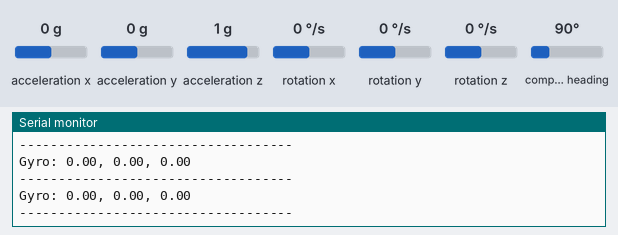
This sketch was run on a simulated Arduino Uno, built with avr-gcc and run on an emulated ATmega328P. Parts: the last lines printed to the serial monitor. The test bench sets the inputs (shaded band); at power-on: rotation x 0 °/s, rotation y 0 °/s, rotation z 0 °/s, acceleration x 0 g, acceleration y 0 g, acceleration z 1 g, compass heading 90°.

Above: at 2.2 s.
2.3 s: rotation x set to -192 °/s
At 2.9 s:
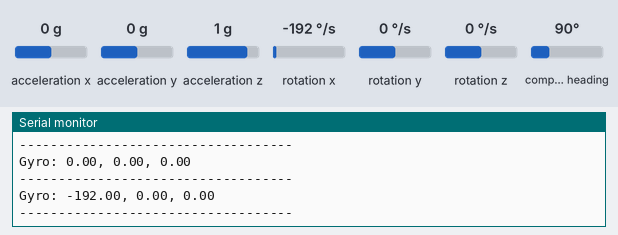
3.8 s: rotation y set to -192 °/s
At 4.5 s:
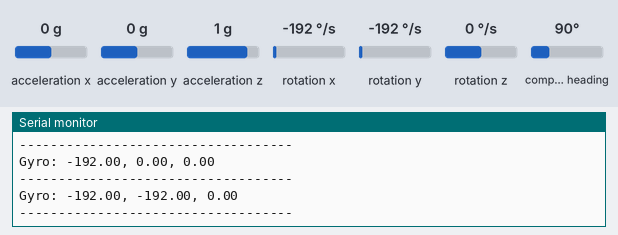
5.3 s: rotation z set to -192 °/s
At 5.9 s:
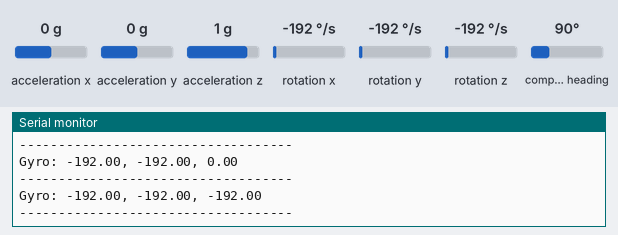

Measured:
- after the input at 2.3 s, the serial monitor: prints a new line after 0.22 s (image 1)
- after the input at 3.8 s, the serial monitor: prints a new line after 0.24 s (image 2)
- after the input at 5.3 s, the serial monitor: prints a new line after 0.25 s (image 3)

The sketch:

input_controller.ino
```cpp
#include "soar_imu.h"
SOAR_IMU imu_device;

void setup() {
  // put your setup code here, to run once:
  Serial.begin(115200);
  imu_device.BNO_SETUP();
}

void loop() {
  // put your main code here, to run repeatedly:
  // float *accel = imu_device.GET_ACCELERATION();
  // float *linear = imu_device.GET_LINEARACCEL();
  // float *gravity = imu_device.GET_GRAVITY();
  float *gyro = imu_device.GET_GYROSCOPE();
  float *quat = imu_device.GET_QUAT();
  float *euler = imu_device.GET_EULER();
  //print the gyro values
  Serial.print("Gyro: ");
  Serial.print(gyro[0]);
  Serial.print(", ");
  Serial.print(gyro[1]);
  Serial.print(", ");
  Serial.println(gyro[2]);
  Serial.println("-----------------------------------");


  // delete[] accel;
  // delete[] linear;
  // delete[] gravity;
  delete[] gyro;
  delete[] quat;
  delete[] euler;
  delay(500);
}
```

soar_imu.cpp
```cpp
#include "SOAR_IMU.h"

SOAR_IMU::SOAR_IMU() {
  this->bno = Adafruit_BNO055(55);
  // Constructor implementation
  // Initialize variables if needed
  prev_accel_x = 0;
  prev_accel_y = 0;
  prev_accel_z = 0;
  loop_iterations = 0;

}
// Implement other methods here

void SOAR_IMU::BNO_SETUP() {

  Serial.println("Orientation Sensor Test"); Serial.println("");

  /* Initialise the sensor */
  bool success = false;
  for(int i=0; i<3; i++){
    if(this->bno.begin()){
      success = true;
      break;
    }
    delay(100);
  }
  if(!success)
  {
    /* There was a problem detecting the BNO055 ... check your connections */
    Serial.print("Ooops, no BNO055 detected ... Check your wiring or I2C ADDR!");
  }
  else{
    delay(1000);
    this->bno.setExtCrystalUse(true);
    Serial.print("Successful\n");
  }
}

float *SOAR_IMU::GET_ACCELERATION(void) {

//read imu linear acceleration vector and return an array of float
//upon failure, call setup class from this function reset the BNO055

float *acceleration = new float[3];

  // if(fail_count <= 50){
  //   imu::Vector<3> a = bno.getVector(Adafruit_BNO055::VECTOR_ACCELEROMETER);

  //   acceleration[0] = a.x();
  //   acceleration[1] = a.y();
  //   acceleration[2] = a.z();

  //   for(int i=0; i<3; i++){
  //     if (acceleration[i] == 0.0){
  //       fail_count ++;
  //     }
  //     else {
  //       fail_count = 0;
  //     }
  //   }
  // }
  // else if(millis()>15000){ //Sensor will output incorrect readings for the first seconds while it sets up
  //   Serial.println("fail_count > 20. Resetting...");
  //   // this->BNO_SETUP();
  //   fail_count = 0;
  // }
  // return acceleration;


  imu::Vector<3> a = bno.getVector(Adafruit_BNO055::VECTOR_ACCELEROMETER);

  acceleration[0] = a.x();
  acceleration[1] = a.y();
  acceleration[2] = a.z();

  return acceleration;


}


float *SOAR_IMU::GET_LINEARACCEL(void) {

//read imu linear acceleration vector and return an array of float
//upon failure, call setup class from this function reset the BNO055

  float *lin_accel = new float[3];

  // if(fail_count <= 20){
  //   imu::Vector<3> a = bno.getVector(Adafruit_BNO055::VECTOR_LINEARACCEL);

  //   lin_accel[0] = a.x();
  //   lin_accel[1] = a.y();
  //   lin_accel[2] = a.z();

  //   for(int i=0; i<3; i++){
  //     if (lin_accel[i] == 0.0){
  //       fail_count ++;
  //     }
  //     else {
  //       fail_count = 0;
  //     }
  //   }
  // }
  // else {
  //   Serial.print("fail_count > 20, resetting...");
  //   this->BNO_SETUP();
  // }
  // return lin_accel;


  imu::Vector<3> a = bno.getVector(Adafruit_BNO055::VECTOR_LINEARACCEL);

  lin_accel[0] = a.x();
  lin_accel[1] = a.y();
  lin_accel[2] = a.z();

  return lin_accel;


}

float *SOAR_IMU::GET_GRAVITY(void) {

//read imu linear acceleration vector and return an array of float
//upon failure, call setup class from this function reset the BNO055

  float *gravity = new float[3];

  // if(fail_count <= 20){
  //   imu::Vector<3> g = bno.getVector(Adafruit_BNO055::VECTOR_GRAVITY);

  //   gravity[0] = g.x();
  //   gravity[1] = g.y();
  //   gravity[2] = g.z();

  //   for(int i=0; i<3; i++){
  //     if (gravity[i] == 0.0){
  //       fail_count ++;
  //     }
  //     else {
  //       fail_count = 0;
  //     }
  //   }
  // }
  // else {
  //   Serial.print("fail_count > 20, resetting...");
  //   this->BNO_SETUP();
  // }
  imu::Vector<3> g = bno.getVector(Adafruit_BNO055::VECTOR_GRAVITY);

  gravity[0] = g.x();
  gravity[1] = g.y();
  gravity[2] = g.z();

  return gravity;

}

float *SOAR_IMU::GET_GYROSCOPE(void) {

  float *gyro = new float[3];

  // if(fail_count <= 20){
  //   imu::Vector<3> g = bno.getVector(Adafruit_BNO055::VECTOR_GYROSCOPE);

  //   gyro[0] = g.x();
  //   gyro[1] = g.y();
  //   gyro[2] = g.z();

  //   for(int i=0; i<3; i++){
  //     if (gyro[i] == 0.0){
  //       fail_count ++;
  //     }
  //     else {
  //       fail_count = 0;
  //     }
  //   }
  // }
  // else {
  //   Serial.print("fail_count > 20, resetting...");
  //   this->BNO_SETUP();
  // }

  imu::Vector<3> g = bno.getVector(Adafruit_BNO055::VECTOR_GYROSCOPE);

  gyro[0] = g.x();
  gyro[1] = g.y();
  gyro[2] = g.z();


  return gyro;

}

float *SOAR_IMU::GET_EULER(void){
  float *euler = new float[3];
  imu::Vector<3> euler_angles = bno.getVector(Adafruit_BNO055::VECTOR_EULER);
  euler[0] = euler_angles.x();
  euler[1] = euler_angles.y();
  euler[2] = euler_angles.z();
  return euler;
}


float *SOAR_IMU::GET_QUAT(void) {

  float *quat = new float[4];
  // if(fail_count <= 20){
  imu::Quaternion q = bno.getQuat();

    quat[0] = q.x();
    quat[1] = q.y();
    quat[2] = q.z();
    quat[3] = q.w();

  //   for(int i=0; i<3; i++){
  //     if (quat[i] == 0.0){
  //       fail_count ++;
  //     }
  //     else {
  //       fail_count = 0;
  //     }
  //   }
  // }
  // else {
  //   Serial.print("fail_count > 20, resetting...");
  //   this->BNO_SETUP();
  // }
  return quat;


}


float *SOAR_IMU::GET_VELOCITY(void) {

  float *accel = GET_LINEARACCEL();
  float *velocity = new float[3];

  if(loop_iterations < 1){
    prev_accel_x = accel[0];
    prev_accel_y = accel[1];
    prev_accel_z = accel[2];
    prev_time = millis();
  }

  if(loop_iterations >= 1){
    //calculations using right hand sum rects and triangles
    uint32_t delta_time = millis() - prev_time;
    float delta_time_sec = delta_time / 1000.0;
    velocity[0] += (delta_time_sec * prev_accel_x) + (0.5 * delta_time_sec * accel[0]);
    velocity[1] += (delta_time_sec * prev_accel_y) + (0.5 * delta_time_sec * accel[1]);
    velocity[2] += (delta_time_sec * prev_accel_z) + (0.5 * delta_time_sec * accel[2]);
  }

  prev_accel_x = accel[0];
  prev_accel_y = accel[1];
  prev_accel_z = accel[2];
  prev_time = millis();

  return velocity;

}
```

soar_imu.h
```cpp
#ifndef SOAR_IMU_h
#define SOAR_IMU_h
#include <Wire.h>
#include <Adafruit_Sensor.h>
#include <Adafruit_BNO055.h>
#include <utility/imumaths.h>


class SOAR_IMU {
  public:
    SOAR_IMU(); // Constructor
    // Declare methods and variables here
    void BNO_SETUP();
    float* GET_ACCELERATION();
    float* GET_LINEARACCEL();
    float* GET_GRAVITY();
    float* GET_GYROSCOPE();
    float* GET_QUAT();
    float* GET_EULER();
    float* GET_VELOCITY();

  private:
    // Declare private variables and methods here
    Adafruit_BNO055 bno;
    int fail_count;
    // previous time value
    uint32_t prev_time;
    //previous iteration acceleration values for calculating velocity
    float prev_accel_x; // Previous iteration's x-axis acceleration
    float prev_accel_y; // Previous iteration's y-axis acceleration
    float prev_accel_z; // Previous iteration's z-axis acceleration

    //count iterations of main loop:

  public:
    //declare public variables here:
    uint32_t loop_iterations;
};

#endif
```
